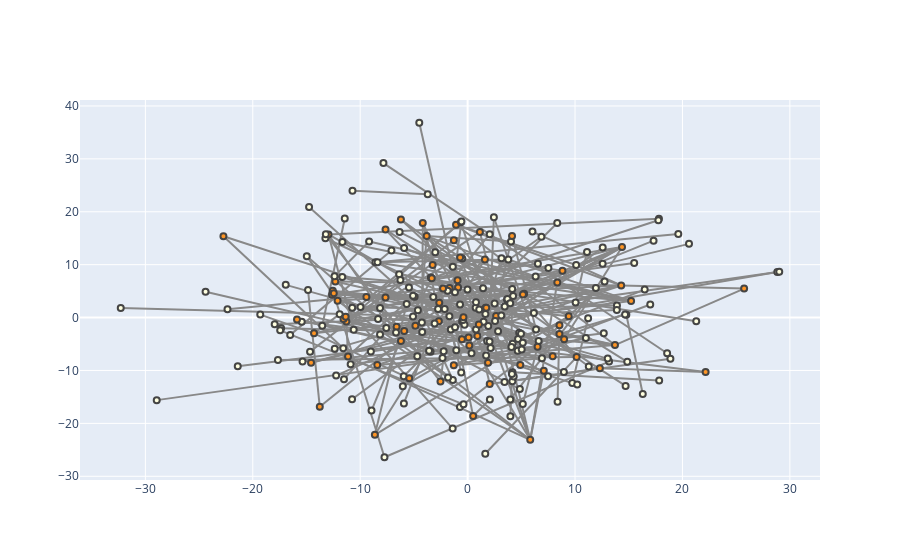

Notebook cell for this chart:
### Code cell
configure_plotly_browser_state()
plotNetworkColor(youtubeGraph,between_centrality)
